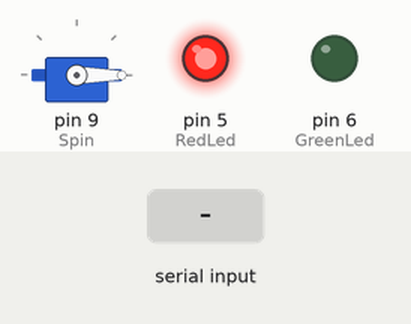
Simulated run of this sketch. Board: Arduino Uno, built with avr-gcc and run on an emulated ATmega328P. Parts: servo, output pins drawn as LEDs (lit = HIGH). The test bench sets the inputs (shaded band).

Above: at 1.2 s.
1.3 s: "1" received over Serial
At 2.1 s:
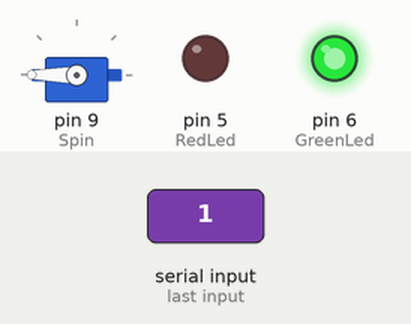
Timing chart, 0 to 17.8 s (numbered marks = the images above; inputs shaded):
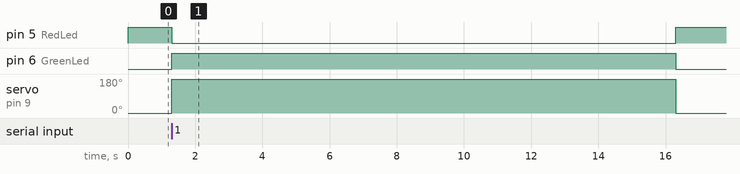

The sketch:

sketch_sep23a.ino
```cpp
#include <Servo.h>

// 设置引脚和创建对象
const int RedLed = 5;
const int GreenLed = 6;
const int Spin = 9;
int start = 0;
Servo MySpin;

// 基础设置
void setup()
{
  // 设置比特率
  Serial.begin(9600);
  // 设置输出端口
  pinMode(RedLed, OUTPUT);
  pinMode(GreenLed, OUTPUT);
  // 让红灯开始时亮，让绿灯开始时灭
  digitalWrite(RedLed, HIGH);
  digitalWrite(GreenLed, LOW);
  // 赋予舵机对象,转到0
  MySpin.attach(Spin, 544, 2500);
  MySpin.write(0);
  delay(15);
}

// 舵机控制部分
void spin()
{
  MySpin.write(180);
  delay(15000);
  MySpin.write(0);
}

// 主程序
void loop()
{
  while (true)
  {
    // 当有信号的时候
    // if(start == 4)
    // {
    //   start == 0;
    //   Serial.begin(9600);
    // }
    if(Serial.available() > 0 )
    {
      char ch = Serial.read();
      // 传过来的是1
      switch(ch)
      {
        case '1':
        {
          digitalWrite(RedLed,LOW);
          digitalWrite(GreenLed,HIGH);
          start += 1;
          spin();
          digitalWrite(GreenLed,LOW);
          digitalWrite(RedLed,HIGH);
          break;
        }
      // if(start == 4)
      // {
      //   Serial.end();
      //   break;
      // }
      }
    }
  }
}
```

Measured:
- after the input at 1.3 s, pin 5 (RedLed): HIGH → LOW at once, → HIGH 15.0 s later; pin 6 (GreenLed): LOW → HIGH at once, → LOW 15.0 s later; servo on pin 9 (Spin): 0° → 180° at once, → 0° 15.0 s later
